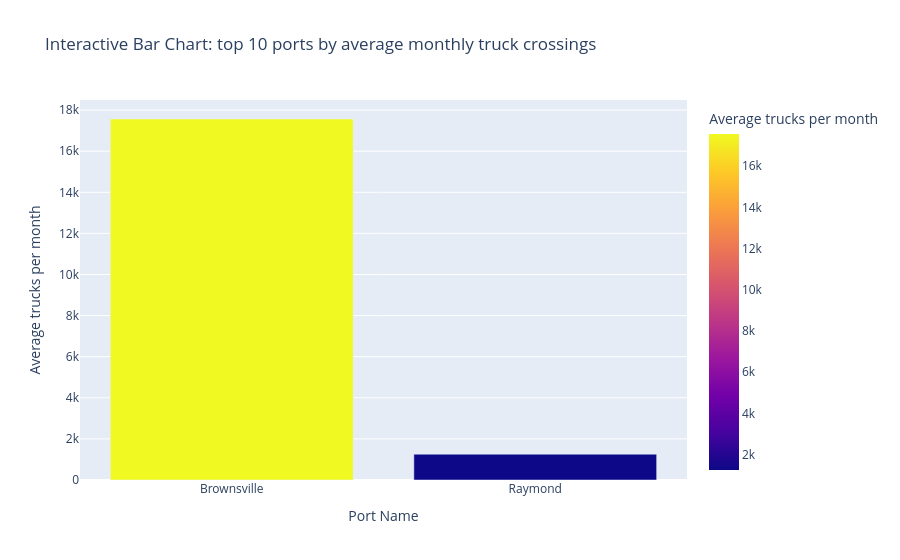

Source (notebook cell):
### Code cell
# WHAT: Aggregate to the ten busiest truck ports, then draw an interactive bar chart.
# WHY: Aggregate FIRST, plot second - a bar chart of raw rows would silently sum behind your back.

# PART 4: INTERACTIVE BAR CHART
# ============================================================================
print("\n" + "=" * 70)
print("PART 4: Interactive Bar Chart")
print("=" * 70)

print("\n✅ Example 3: Interactive Bar Chart")
print("-" * 70)

# Which ports carry the most trucks? Aggregate first, then plot.
category_data = (df.groupby('Port Name', as_index=False)['Trucks'].mean()
                   .sort_values('Trucks', ascending=False).head(10))
fig = px.bar(category_data, x='Port Name', y='Trucks',
             title='Interactive Bar Chart: top 10 ports by average monthly truck crossings',
             labels={'Trucks': 'Average trucks per month'},
             color='Trucks')
fig.show()
print("💡 Try: Hover for exact values, click legend items!")
print(category_data.to_string(index=False))

# ============================================================================

### Figure 1 — Plotly figure (JSON) as saved in the notebook; plotly's stock layout.template omitted (floating-point values rounded to 4 significant figures)
{"data": [{"hovertemplate": "Port Name=%{x}<br>Average trucks per month=%{marker.color}<extra></extra>", "legendgroup": "", "marker": {"color": [17570.0, 1256.0], "coloraxis": "coloraxis", "pattern": {"shape": ""}}, "name": "", "orientation": "v", "showlegend": false, "textposition": "auto", "type": "bar", "x": ["Brownsville", "Raymond"], "xaxis": "x", "y": [17570.0, 1256.0], "yaxis": "y"}], "layout": {"barmode": "relative", "coloraxis": {"colorbar": {"title": {"text": "Average trucks per month"}}, "colorscale": [[0.0, "#0d0887"], [0.1111, "#46039f"], [0.2222, "#7201a8"], [0.3333, "#9c179e"], [0.4444, "#bd3786"], [0.5556, "#d8576b"], [0.6667, "#ed7953"], [0.7778, "#fb9f3a"], [0.8889, "#fdca26"], [1.0, "#f0f921"]]}, "legend": {"tracegroupgap": 0}, "title": {"text": "Interactive Bar Chart: top 10 ports by average monthly truck crossings"}, "xaxis": {"anchor": "y", "domain": [0.0, 1.0], "title": {"text": "Port Name"}}, "yaxis": {"anchor": "x", "domain": [0.0, 1.0], "title": {"text": "Average trucks per month"}}}}
